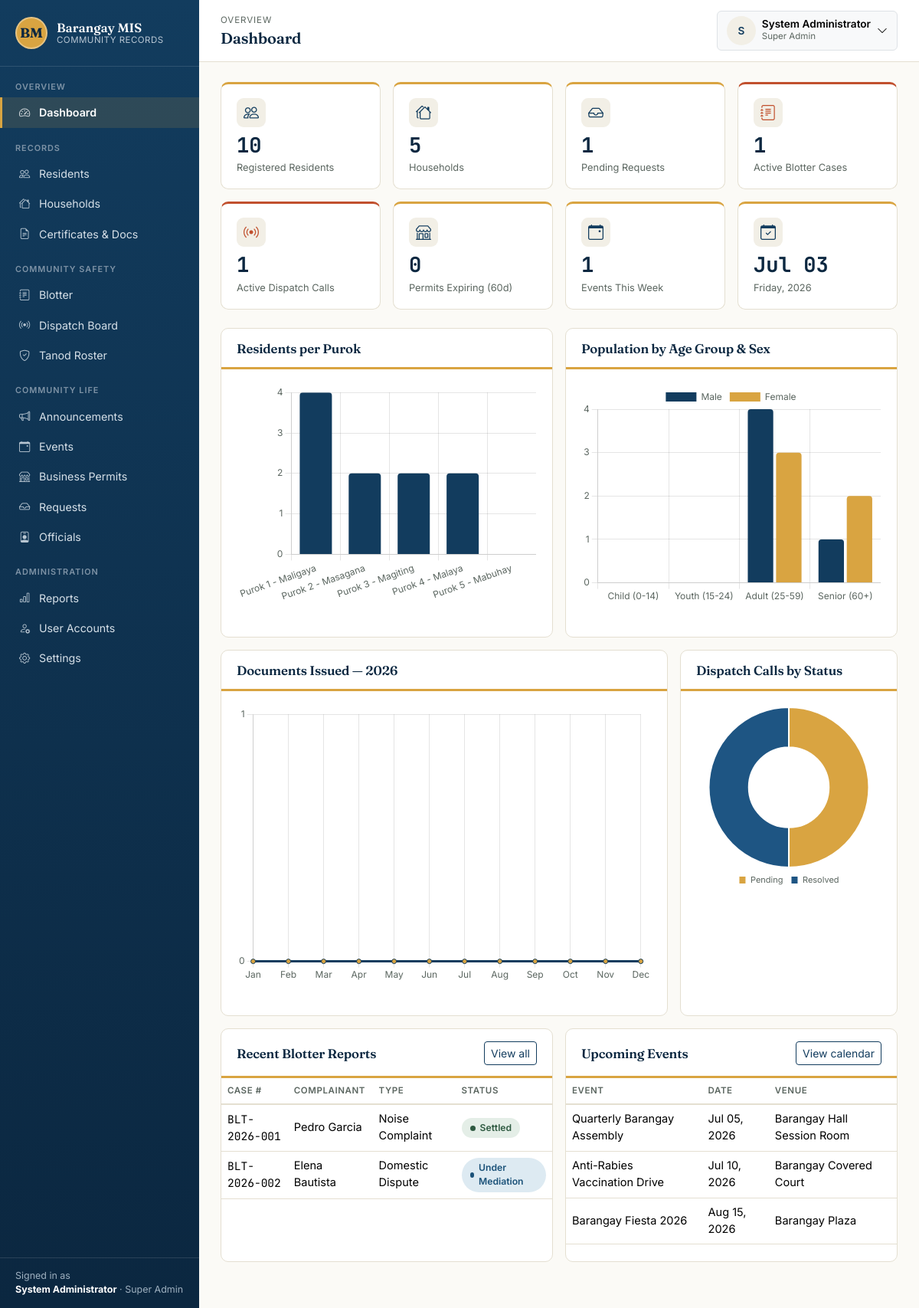
/dashboard.php (signed in), run on the app's committed database.
### tables this page shows
CREATE TABLE blotter_reports (
    id               INT AUTO_INCREMENT PRIMARY KEY,
    case_number      VARCHAR(50) UNIQUE,
    complainant      VARCHAR(150) NOT NULL,
    respondent       VARCHAR(150),
    incident_type    VARCHAR(100),
    incident_date    DATETIME,
    location         VARCHAR(255),
    narrative        TEXT,
    status           ENUM('Open','Under Mediation','Settled','Endorsed to Police/Court') NOT NULL DEFAULT 'Open',
    filed_by         INT NULL,
    created_at       TIMESTAMP NOT NULL DEFAULT CURRENT_TIMESTAMP,
    FOREIGN KEY (filed_by) REFERENCES users(id) ON DELETE SET NULL,
    INDEX idx_blotter_status (status)
);

CREATE TABLE events (
    id                INT AUTO_INCREMENT PRIMARY KEY,
    title             VARCHAR(200) NOT NULL,
    description       TEXT,
    event_type        VARCHAR(100),
    venue             VARCHAR(255),
    start_datetime    DATETIME NOT NULL,
    end_datetime      DATETIME NULL,
    organizer         VARCHAR(150),
    budget            DECIMAL(12,2) NOT NULL DEFAULT 0,
    status            ENUM('Upcoming','Ongoing','Completed','Cancelled') NOT NULL DEFAULT 'Upcoming',
    created_by        INT NULL,
    created_at        TIMESTAMP NOT NULL DEFAULT CURRENT_TIMESTAMP,
    FOREIGN KEY (created_by) REFERENCES users(id) ON DELETE SET NULL,
    INDEX idx_events_start (start_datetime)
);

### includes/functions.php (called while the page is built, shortened)
<?php
function clean(?string $value): string
{
    return htmlspecialchars(trim($value ?? ''), ENT_QUOTES, 'UTF-8');
}
function format_date(?string $date, string $format = 'F d, Y'): string
{
    try {
        return (new DateTime($date))->format($format);
    } catch (Exception) {
        return '—';
    }
}

### dashboard.php (the view, shortened to what this page needs)
<?php
require_once __DIR__ . '/config.php';
require_once __DIR__ . '/includes/functions.php';
$totalResidents   = (int)$pdo->query("SELECT COUNT(*) FROM residents WHERE status='active'")->fetchColumn();
$totalHouseholds  = (int)$pdo->query('SELECT COUNT(*) FROM households')->fetchColumn();
$pendingRequests  = (int)$pdo->query("SELECT COUNT(*) FROM requests WHERE status='Pending'")->fetchColumn();
$activeBlotter    = (int)$pdo->query("SELECT COUNT(*) FROM blotter_reports WHERE status IN ('Open','Under Mediation')")->fetchColumn();
$activeDispatch   = (int)$pdo->query("SELECT COUNT(*) FROM dispatch_calls WHERE status NOT IN ('Resolved','Closed')")->fetchColumn();
$expiringPermits  = (int)$pdo->query("SELECT COUNT(*) FROM businesses WHERE status='Active' AND date_expiry BETWEEN CURDATE() AND DATE_ADD(CURDATE(), INTERVAL 60 DAY)")->fetchColumn();
$upcomingEvents   = (int)$pdo->query("SELECT COUNT(*) FROM events WHERE status='Upcoming' AND start_datetime BETWEEN NOW() AND DATE_ADD(NOW(), INTERVAL 7 DAY)")->fetchColumn();
$year = date('Y');
$recentBlotter = $pdo->query('SELECT * FROM blotter_reports ORDER BY created_at DESC LIMIT 5')->fetchAll();
$upcomingList  = $pdo->query("SELECT * FROM events WHERE status IN ('Upcoming','Ongoing') ORDER BY start_datetime ASC LIMIT 5")->fetchAll();
require_once __DIR__ . '/includes/header.php';
?>
<div class="row g-3 mb-4">
    <div class="col-6 col-md-3">
        <div class="stat-card card-hover">
            <div class="stat-icon"><i class="bi bi-people fs-5"></i></div>
            <div class="stat-number"><?= number_format($totalResidents) ?></div>
            <div class="stat-label">Registered Residents</div>
        </div>
    </div>
    <div class="col-6 col-md-3">
        <div class="stat-card card-hover">
            <div class="stat-icon"><i class="bi bi-houses fs-5"></i></div>
            <div class="stat-number"><?= number_format($totalHouseholds) ?></div>
            <div class="stat-label">Households</div>
        </div>
    </div>
    <div class="col-6 col-md-3">
        <div class="stat-card card-hover">
            <div class="stat-icon"><i class="bi bi-inbox fs-5"></i></div>
            <div class="stat-number"><?= number_format($pendingRequests) ?></div>
            <div class="stat-label">Pending Requests</div>
        </div>
    </div>
    <div class="col-6 col-md-3">
        <div class="stat-card card-hover urgent">
            <div class="stat-icon"><i class="bi bi-journal-text fs-5"></i></div>
            <div class="stat-number"><?= number_format($activeBlotter) ?></div>
            <div class="stat-label">Active Blotter Cases</div>
        </div>
    </div>
    <div class="col-6 col-md-3">
        <div class="stat-card card-hover urgent">
            <div class="stat-icon"><i class="bi bi-broadcast fs-5"></i></div>
            <div class="stat-number"><?= number_format($activeDispatch) ?></div>
            <div class="stat-label">Active Dispatch Calls</div>
        </div>
    </div>
    <div class="col-6 col-md-3">
        <div class="stat-card card-hover">
            <div class="stat-icon"><i class="bi bi-shop fs-5"></i></div>
            <div class="stat-number"><?= number_format($expiringPermits) ?></div>
            <div class="stat-label">Permits Expiring (60d)</div>
        </div>
    </div>
    <div class="col-6 col-md-3">
        <div class="stat-card card-hover">
            <div class="stat-icon"><i class="bi bi-calendar-event fs-5"></i></div>
            <div class="stat-number"><?= number_format($upcomingEvents) ?></div>
            <div class="stat-label">Events This Week</div>
        </div>
    </div>
    <div class="col-6 col-md-3">
        <div class="stat-card card-hover">
            <div class="stat-icon"><i class="bi bi-calendar-check fs-5"></i></div>
            <div class="stat-number"><?= clean(date('M d')) ?></div>
            <div class="stat-label"><?= clean(date('l, Y')) ?></div>
        </div>
    </div>
</div>
<div class="row g-3 mb-3">
    <div class="col-lg-6">
        <div class="panel h-100">
            <div class="panel-header"><h3>Residents per Purok</h3></div>
            <div class="panel-body"><canvas id="chartPurok" height="220"></canvas></div>
        </div>
    </div>
    <div class="col-lg-6">
        <div class="panel h-100">
            <div class="panel-header"><h3>Population by Age Group &amp; Sex</h3></div>
            <div class="panel-body"><canvas id="chartAge" height="220"></canvas></div>
        </div>
    </div>
</div>
<div class="row g-3 mb-3">
    <div class="col-lg-8">
        <div class="panel h-100">
            <div class="panel-header"><h3>Documents Issued — <?= clean($year) ?></h3></div>
            <div class="panel-body"><canvas id="chartDocs" height="200"></canvas></div>
        </div>
    </div>
    <div class="col-lg-4">
        <div class="panel h-100">
            <div class="panel-header"><h3>Dispatch Calls by Status</h3></div>
            <div class="panel-body"><canvas id="chartDispatch" height="200"></canvas></div>
        </div>
    </div>
</div>
<div class="row g-3">
    <div class="col-lg-6">
        <div class="panel h-100">
            <div class="panel-header">
                <h3>Recent Blotter Reports</h3>
                <a href="<?= BASE_URL ?>/modules/blotter/list.php" class="btn btn-sm btn-outline-primary">View all</a>
            </div>
            <div class="panel-body p-0">
                <?php if (empty($recentBlotter)): ?>
                    <div class="empty-state"><i class="bi bi-journal-text"></i>No blotter reports yet.</div>
                <?php else: ?>
                <div class="table-responsive">
                <table class="table table-clean mb-0">
                    <thead><tr><th>Case #</th><th>Complainant</th><th>Type</th><th>Status</th></tr></thead>
                    <tbody>
                    <?php foreach ($recentBlotter as $b): ?>
                        <tr>
                            <td class="mono"><?= clean($b['case_number'] ?? '—') ?></td>
                            <td><?= clean($b['complainant']) ?></td>
                            <td><?= clean($b['incident_type'] ?? '—') ?></td>
                            <td><span class="status-pill <?= strtolower(str_replace(' ', '-', $b['status'])) ?>"><span class="dot"></span><?= clean($b['status']) ?></span></td>
                        </tr>
                    <?php endforeach; ?>
                    </tbody>
                </table>
                </div>
                <?php endif; ?>
            </div>
        </div>
    </div>
    <div class="col-lg-6">
        <div class="panel h-100">
            <div class="panel-header">
                <h3>Upcoming Events</h3>
                <a href="<?= BASE_URL ?>/modules/events/calendar.php" class="btn btn-sm btn-outline-primary">View calendar</a>
            </div>
            <div class="panel-body p-0">
                <?php if (empty($upcomingList)): ?>
                    <div class="empty-state"><i class="bi bi-calendar-event"></i>No upcoming events.</div>
                <?php else: ?>
                <div class="table-responsive">
                <table class="table table-clean mb-0">
                    <thead><tr><th>Event</th><th>Date</th><th>Venue</th></tr></thead>
                    <tbody>
                    <?php foreach ($upcomingList as $e): ?>
                        <tr>
                            <td><?= clean($e['title']) ?></td>
                            <td><?= format_date($e['start_datetime'], 'M d, Y') ?></td>
                            <td><?= clean($e['venue'] ?? '—') ?></td>
                        </tr>
                    <?php endforeach; ?>
                    </tbody>
                </table>
                </div>
                <?php endif; ?>
            </div>
        </div>
    </div>
</div>
<?php
require_once __DIR__ . '/includes/footer.php';
?>

### data on the page
blotter_reports: case_number "BLT-2026-001", complainant "Pedro Garcia", incident_type "Noise Complaint", status "Settled"
blotter_reports: case_number "BLT-2026-002", complainant "Elena Bautista", incident_type "Domestic Dispute", status "Under Mediation"
events: title "Quarterly Barangay Assembly", start_datetime "Jul 05, 2026", venue "Barangay Hall Session Room"
events: title "Anti-Rabies Vaccination Drive", start_datetime "Jul 10, 2026", venue "Barangay Covered Court"
events: title "Barangay Fiesta 2026", start_datetime "Aug 15, 2026", venue "Barangay Plaza"

### other printed values
$label "Dashboard Residents Households Certificates & Docs Blotter Dispatch Board Tanod Roster Announcements Events Business Permits Requests Officials Reports User Accounts Settings"
current_full_name() "System Administrator"
role_label($role) "Super Admin"
$breadcrumbEyebrow "OVERVIEW"
$pageTitle "Dashboard"
mb_strtoupper(mb_substr(current_full_name() ?: '?', 0, 1)) "S"
role_label(current_role()) "Super Admin"
$totalResidents "10"
$totalHouseholds "5"
$pendingRequests "1"
$activeBlotter "1"
$activeDispatch "1"
$expiringPermits "0"
$upcomingEvents "1"
